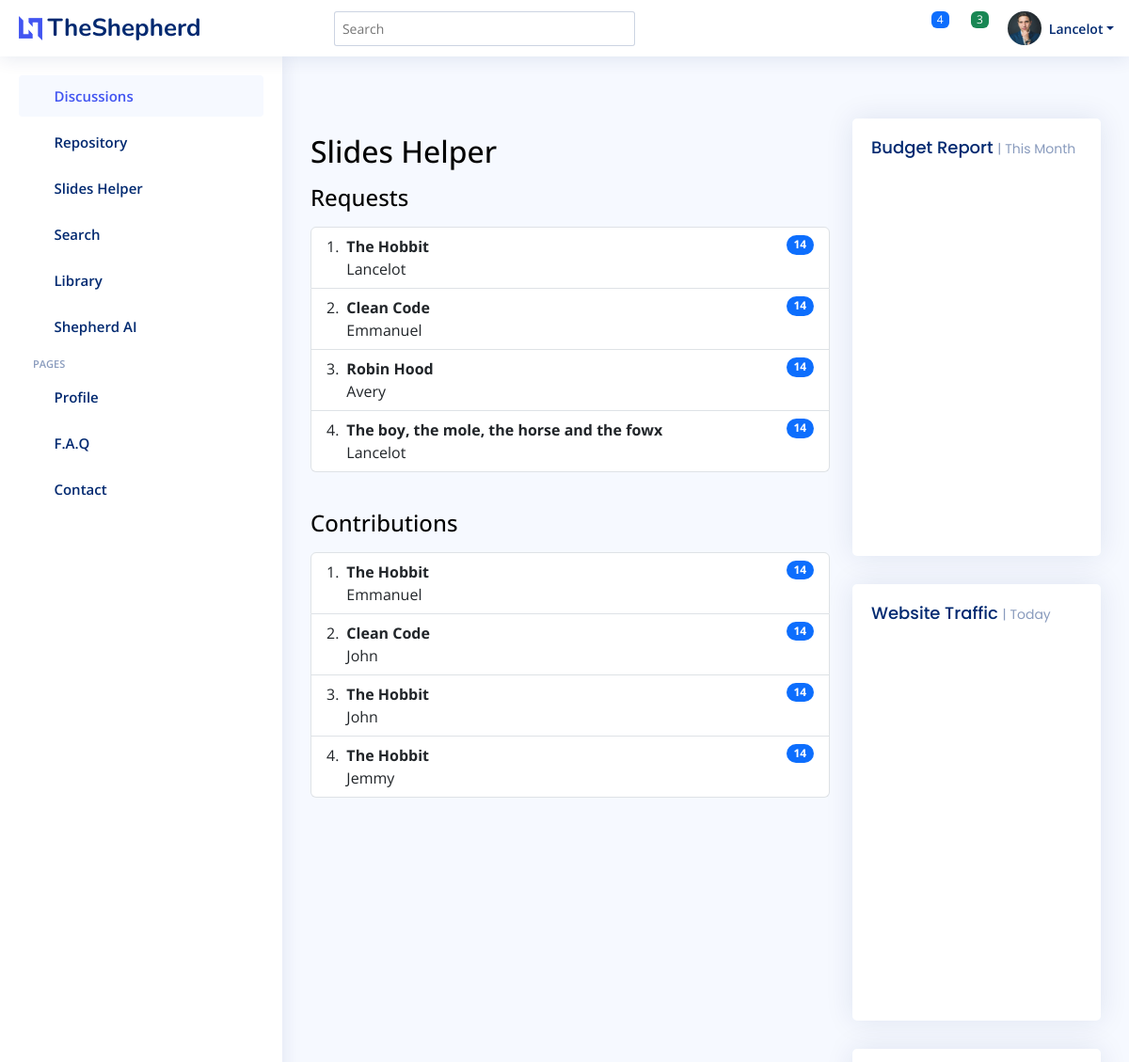
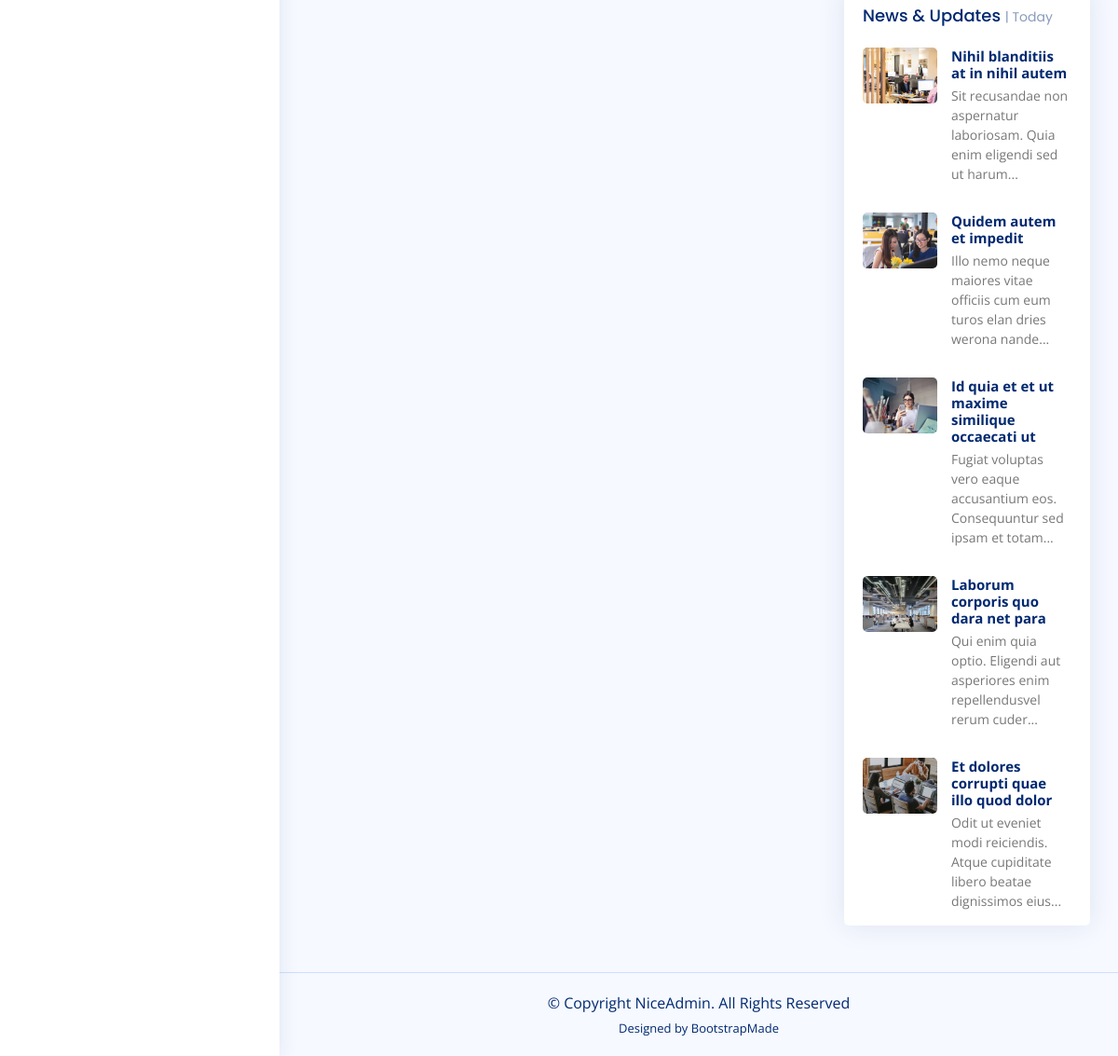
/sliders/ (signed in), run on the app's committed database (2 pictures, top to bottom).
### discussions/models.py (models this page shows, shortened)
class Student(models.Model):
    friend = models.ForeignKey('self', on_delete=models.CASCADE, blank=True, null=True)
    user = models.OneToOneField(User, on_delete=models.CASCADE)
    back_img = models.ImageField(blank=True, upload_to="images/profiles", default='images/597_1.jpg')

### sliders/models.py (models this page shows, shortened)
class Request(models.Model):
    requester = models.ForeignKey(User, on_delete=models.CASCADE)
    file_name = models.CharField(max_length=60)
    pub_date = models.DateTimeField(blank=False, default=now)

class Contribution(models.Model):
    contributor = models.ForeignKey(User, on_delete=models.CASCADE)
    request = models.ForeignKey(Request, on_delete=models.CASCADE)
    file = models.FileField()
    pub_date = models.DateTimeField(blank=False, default=now)

### sliders/views.py (the view)
# urls.py: path("", views.IndexView.as_view(), name="index"),
class IndexView(generic.ListView):
    template_name = "sliders/index.html"
    context_object_name = "sliders"
    model = File
    def get_queryset(self):
        return File.objects.all()
    def get_context_data(self, **kwargs: Any) -> Dict[str, Any]:
        context = super(IndexView, self).get_context_data(**kwargs)
        context['files'] = File.objects.all()
        context['student'] = Student.objects.filter(user=self.request.user)[0]
        context['requests'] = Request.objects.all()
        context['contributions'] = Contribution.objects.all()
        return context

### sliders/templates/sliders/index.html (shortened to what this page needs)
{% extends 'base.html' %}
{% load static %}
{% block content %}
<p><h2>Slides Helper</h2></p>
<p><h4>Requests</h4></p>
<div>
    <ol class="list-group list-group-numbered">
      {% for request in requests %}
      <li class="list-group-item d-flex justify-content-between align-items-start">
        <div class="ms-2 me-auto">
          <div class="fw-bold"><a href="{% url 'sliders:detail' request.id%}">{{ request.file_name }}</a></div>
          {{ request.requester.username }}
        </div>
        <span class="badge bg-primary rounded-pill">14</span>
      </li>
      {% endfor %}
      </ol>
</div>
<br>
<p><h4>Contributions</h4></p>
<div>
    <ol class="list-group list-group-numbered">
      {% for contribution in contributions %}
      <li class="list-group-item d-flex justify-content-between align-items-start">
        <div class="ms-2 me-auto">
          <div class="fw-bold">{{ contribution.request.file_name }}</div>
          {{ contribution.contributor.username }}
        </div>
        <span class="badge bg-primary rounded-pill">14</span>
      </li>
      {% endfor %}
      </ol>
</div>
{% endblock %}

### templates/base.html (shortened to what this page needs)
<!DOCTYPE html>
<html lang="en">
<head>
  {% load static %}
  <link href="{% static 'assets/vendor/bootstrap/css/bootstrap.min.css' %}" rel="stylesheet">
  <link href="{% static 'assets/vendor/bootstrap-icons/bootstrap-icons.css' %}" rel="stylesheet">
  <link href="{% static 'assets/vendor/boxicons/css/boxicons.min.css' %}" rel="stylesheet">
  <link href="{% static 'assets/vendor/quill/quill.snow.css' %}" rel="stylesheet">
  <link href="{% static 'assets/vendor/quill/quill.bubble.css' %}" rel="stylesheet">
  <link href="{% static 'assets/vendor/remixicon/remixicon.css' %}" rel="stylesheet">
  <link href="{% static 'assets/vendor/simple-datatables/style.css' %}" rel="stylesheet">
  <link href="{% static 'assets/css/style.css' %}" rel="stylesheet">
  <link href="{% static 'assets/css/main.css' %}" rel="stylesheet">
</head>
<body>
  <header id="header" class="header fixed-top d-flex align-items-center">
    <div class="d-flex align-items-center justify-content-between">
      <a href="{% url 'discussions:index' %}" class="logo d-flex align-items-center">
        <img src="{% static 'assets/img/logo.png' %}" alt="">
        <span class="d-none d-lg-block">TheShepherd</span>
      </a>
      <i class="bi bi-list toggle-sidebar-btn"></i>
    </div>
    <div class="search-bar">
      <form class="search-form d-flex align-items-center" method="POST" action="#">
        <input type="text" name="query" placeholder="Search" title="Enter search keyword">
        <button type="submit" title="Search"><i class="bi bi-search"></i></button>
      </form>
    </div>
    <nav class="header-nav ms-auto">
      <ul class="d-flex align-items-center">
        {% if not user.is_authenticated %}
        <li class="nav-item">
          <a class="nav-link collapsed" href="{% url 'accounts:signup' %}">
            <i class="bi bi-card-list"></i>
            <span>Register</span>
          </a>
        </li>
        <li class="nav-item">
          <a class="nav-link collapsed" href="{% url 'login' %}">
            <i class="bi bi-box-arrow-in-right"></i>
            <span>Login</span>
          </a>
        </li>
        {% else %}
        <li class="nav-item dropdown">
          <a class="nav-link nav-icon" href="#" data-bs-toggle="dropdown">
            <i class="bi bi-bell"></i>
            <span class="badge bg-primary badge-number">4</span>
          </a>
        </li>
        <li class="nav-item dropdown">
          <a class="nav-link nav-icon" href="#" data-bs-toggle="dropdown">
            <i class="bi bi-chat-left-text"></i>
            <span class="badge bg-success badge-number">3</span>
          </a>
        </li>
        <li class="nav-item dropdown pe-3">
          <a class="nav-link nav-profile d-flex align-items-center pe-0" href="#" data-bs-toggle="dropdown">
            <img src="{% static student.back_img.url %}" alt="Profile" class="rounded-circle">
            <span class="d-none d-md-block dropdown-toggle ps-2">{{ student.user.username }}</span>
          </a>
        </li>
        {% endif %}
      </ul>
    </nav>
  </header>
  <aside id="sidebar" class="sidebar">
    <ul class="sidebar-nav" id="sidebar-nav">
      <li class="nav-item">
        <a class="nav-link " href="{% url 'discussions:index' %}">
          <i class="bi bi-grid"></i>
          <span>Discussions</span>
        </a>
      </li>
      <li class="nav-item">
        <a class="nav-link collapsed"  href="{% url 'repository:repository' %}">
          <i class="bi bi-menu-button-wide"></i><span>Repository</span>
        </a>
      </li>
      <li class="nav-item">
        <a class="nav-link collapsed" href="{% url 'sliders:sliders' %}">
          <i class="bi bi-journal-text"></i><span>Slides Helper</span>
        </a>
      </li>
      <li class="nav-item">
        <a class="nav-link collapsed" href="{% url 'search:search' %}">
          <i class="bi bi-layout-text-window-reverse"></i><span>Search</span>
        </a>
      </li>
      <li class="nav-item">
        <a class="nav-link collapsed" href="#">
          <i class="bi bi-bar-chart"></i><span>Library</span>
        </a>
      </li>
      <li class="nav-item">
        <a class="nav-link collapsed" href="#">
          <i class="bi bi-gem"></i><span>Shepherd AI</span>
        </a>
      </li>
      <li class="nav-heading">Pages</li>
      <li class="nav-item">
        <a class="nav-link collapsed" href="users-profile.html">
          <i class="bi bi-person"></i>
          <span>Profile</span>
        </a>
      </li>
      <li class="nav-item">
        <a class="nav-link collapsed" href="pages-faq.html">
          <i class="bi bi-question-circle"></i>
          <span>F.A.Q</span>
        </a>
      </li>
      <li class="nav-item">
        <a class="nav-link collapsed" href="pages-contact.html">
          <i class="bi bi-envelope"></i>
          <span>Contact</span>
        </a>
      </li>
    </ul>
  </aside>
  <main id="main" class="main">
    <section class="section dashboard">
      <div class="row">
        <div class="col-lg-8">
          <div class="row">
            <div class="">
              {% block content %}{%  endblock %}
            </div>
          </div>
        </div>
        <div class="col-lg-4">
          <div class="card">
            <div class="filter">
              <a class="icon" href="#" data-bs-toggle="dropdown"><i class="bi bi-three-dots"></i></a>
            </div>
            <div class="card-body pb-0">
              <h5 class="card-title">Budget Report <span>| This Month</span></h5>
              <div id="budgetChart" style="min-height: 400px;" class="echart"></div>
            </div>
          </div>
          <div class="card">
            <div class="filter">
              <a class="icon" href="#" data-bs-toggle="dropdown"><i class="bi bi-three-dots"></i></a>
            </div>
            <div class="card-body pb-0">
              <h5 class="card-title">Website Traffic <span>| Today</span></h5>
              <div id="trafficChart" style="min-height: 400px;" class="echart"></div>
            </div>
          </div>
          <div class="card">
            <div class="filter">
              <a class="icon" href="#" data-bs-toggle="dropdown"><i class="bi bi-three-dots"></i></a>
            </div>
            <div class="card-body pb-0">
              <h5 class="card-title">News &amp; Updates <span>| Today</span></h5>
              <div class="news">
                <div class="post-item clearfix">
                  <img src="assets/img/news-1.jpg" alt="">
                  <h4><a href="#">Nihil blanditiis at in nihil autem</a></h4>
                  <p>Sit recusandae non aspernatur laboriosam. Quia enim eligendi sed ut harum...</p>
                </div>
                <div class="post-item clearfix">
                  <img src="assets/img/news-2.jpg" alt="">
                  <h4><a href="#">Quidem autem et impedit</a></h4>
                  <p>Illo nemo neque maiores vitae officiis cum eum turos elan dries werona nande...</p>
                </div>
                <div class="post-item clearfix">
                  <img src="assets/img/news-3.jpg" alt="">
                  <h4><a href="#">Id quia et et ut maxime similique occaecati ut</a></h4>
                  <p>Fugiat voluptas vero eaque accusantium eos. Consequuntur sed ipsam et totam...</p>
                </div>
                <div class="post-item clearfix">
                  <img src="assets/img/news-4.jpg" alt="">
                  <h4><a href="#">Laborum corporis quo dara net para</a></h4>
                  <p>Qui enim quia optio. Eligendi aut asperiores enim repellendusvel rerum cuder...</p>
                </div>
                <div class="post-item clearfix">
                  <img src="assets/img/news-5.jpg" alt="">
                  <h4><a href="#">Et dolores corrupti quae illo quod dolor</a></h4>
                  <p>Odit ut eveniet modi reiciendis. Atque cupiditate libero beatae dignissimos eius...</p>
                </div>
              </div>
            </div>
          </div>
        </div>
      </div>
    </section>
  </main>
  <footer id="footer" class="footer">
    <div class="copyright">
      &copy; Copyright <strong><span>NiceAdmin</span></strong>. All Rights Reserved
    </div>
    <div class="credits">
      Designed by <a href="https://bootstrapmade.com/">BootstrapMade</a>
    </div>
  </footer>
</body>
</html>

### static/assets/css/style.css (style rules this page uses)
:root { scroll-behavior: smooth; }
body { font-family: "Open Sans", sans-serif; background: #f6f9ff; color: #444444; }
a { color: #4154f1; text-decoration: none; }
h1, h2, h3, h4, h5, h6 { font-family: "Nunito", sans-serif; }
#main { margin-top: 60px; padding: 20px 30px; transition: all 0.3s; }
.card { margin-bottom: 30px; border: none; border-radius: 5px; box-shadow: 0px 0 30px rgba(1, 41, 112, 0.1); }
.card-title { padding: 20px 0 15px 0; font-size: 18px; font-weight: 500; color: #012970; font-family: "Poppins", sans-serif; }
.card-title span { color: #899bbd; font-size: 14px; font-weight: 400; }
.card-body { padding: 0 20px 20px 20px; }
.logo { line-height: 1; }
@media (min-width: 1200px) { .logo { width: 280px; } }
.logo img { max-height: 26px; margin-right: 6px; }
.logo span { font-size: 26px; font-weight: 700; color: #012970; font-family: "Nunito", sans-serif; }
.header { transition: all 0.5s; z-index: 997; height: 60px; box-shadow: 0px 2px 20px rgba(1, 41, 112, 0.1); background-color: #fff; padding-left: 20px; }
.header .toggle-sidebar-btn { font-size: 32px; padding-left: 10px; cursor: pointer; color: #012970; }
.header .search-bar { min-width: 360px; padding: 0 20px; }
.header .search-form { width: 100%; }
.header .search-form input { border: 0; font-size: 14px; color: #012970; border: 1px solid rgba(1, 41, 112, 0.2); padding: 7px 38px 7px 8px; border-radius: 3px; transition: 0.3s; width: 100%; }
.header .search-form button { border: 0; padding: 0; margin-left: -30px; background: none; }
.header .search-form button i { color: #012970; }
.header-nav ul { list-style: none; }
.header-nav>ul { margin: 0; padding: 0; }
.header-nav .nav-icon { font-size: 22px; color: #012970; margin-right: 25px; position: relative; }
.header-nav .nav-profile { color: #012970; }
.header-nav .nav-profile img { max-height: 36px; }
.header-nav .nav-profile span { font-size: 14px; font-weight: 600; }
.header-nav .badge-number { position: absolute; inset: -2px -5px auto auto; font-weight: normal; font-size: 12px; padding: 3px 6px; }
.sidebar { position: fixed; top: 60px; left: 0; bottom: 0; width: 300px; z-index: 996; transition: all 0.3s; padding: 20px; overflow-y: auto; scrollbar-width: thin; scrollbar-color: #aab7cf transparent; box-shadow: 0px 0px 20px rgba(1, 41, 112, 0.1); background-color: #fff; }
@media (min-width: 1200px) { #main, #footer { margin-left: 300px; } }
.sidebar-nav { padding: 0; margin: 0; list-style: none; }
.sidebar-nav li { padding: 0; margin: 0; list-style: none; }
.sidebar-nav .nav-item { margin-bottom: 5px; }
.sidebar-nav .nav-heading { font-size: 11px; text-transform: uppercase; color: #899bbd; font-weight: 600; margin: 10px 0 5px 15px; }
.sidebar-nav .nav-link { display: flex; align-items: center; font-size: 15px; font-weight: 600; color: #4154f1; transition: 0.3; background: #f6f9ff; padding: 10px 15px; border-radius: 4px; }
.sidebar-nav .nav-link i { font-size: 16px; margin-right: 10px; color: #4154f1; }
.sidebar-nav .nav-link.collapsed { color: #012970; background: #fff; }
.sidebar-nav .nav-link.collapsed i { color: #899bbd; }
.dashboard .filter { position: absolute; right: 0px; top: 15px; }
.dashboard .filter .icon { color: #aab7cf; padding-right: 20px; padding-bottom: 5px; transition: 0.3s; font-size: 16px; }
.dashboard .news .post-item+.post-item { margin-top: 15px; }
.dashboard .news img { width: 80px; float: left; border-radius: 5px; }
.dashboard .news h4 { font-size: 15px; margin-left: 95px; font-weight: bold; margin-bottom: 5px; }
.dashboard .news h4 a { color: #012970; transition: 0.3s; }
.dashboard .news p { font-size: 14px; color: #777777; margin-left: 95px; }
.footer { padding: 20px 0; font-size: 14px; transition: all 0.3s; border-top: 1px solid #cddfff; }
.footer .copyright { text-align: center; color: #012970; }
.footer .credits { padding-top: 5px; text-align: center; font-size: 13px; color: #012970; }

### static/assets/css/main.css (style rules this page uses)
:root { scroll-behavior: smooth; }
body { color: rgba(var(--color-primary-rgb), 1); }
a { color: var(--color-links); text-decoration: none; }
h1, h2, h3, h4, h5, h6 { font-family: var(--font-primary); }
#main { margin-top: 90px; }
.footer { overflow: hidden; background: rgba(var(--color-black-rgb), 0.9); font-size: 16px; color: rgba(var(--color-white-rgb), 0.7); }
.footer .copyright strong { font-weight: 400; }
.footer .credits { padding-top: 6px; font-size: 13px; }
.footer .credits a { color: var(--color-white); }

### data on the page
Student: back_img (picture), user.username "Lancelot"
Request: file_name "The Hobbit", requester.username "Lancelot"
Request: file_name "Clean Code", requester.username "Emmanuel"
Request: file_name "Robin Hood", requester.username "Avery"
Request: file_name "The boy, the mole, the horse and the fowx", requester.username "Lancelot"
Contribution: request.file_name "The Hobbit", contributor.username "Emmanuel"
Contribution: request.file_name "Clean Code", contributor.username "John"
Contribution: request.file_name "The Hobbit", contributor.username "John"
Contribution: request.file_name "The Hobbit", contributor.username "Jemmy"
